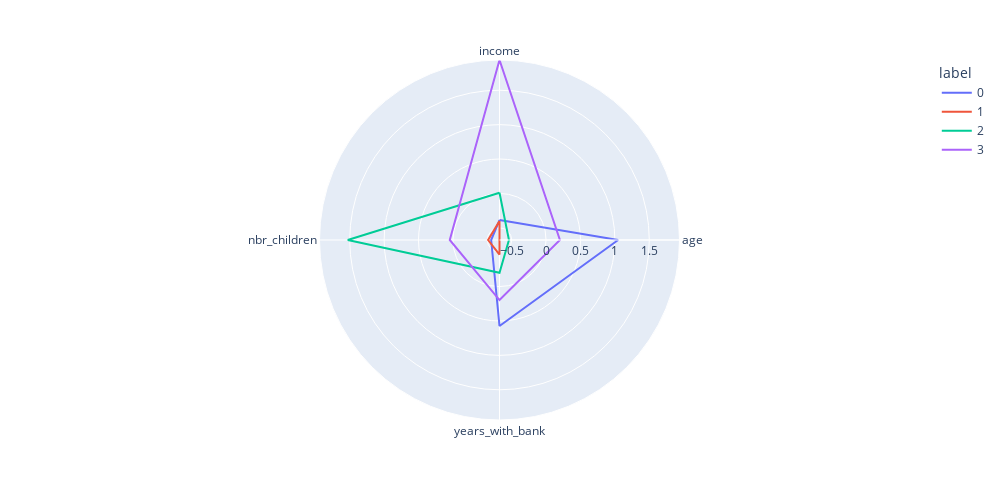

This figure's notebook cell:
### Code cell
km = KMeans(n_clusters=4, # how many clusters we expected 
            n_init=10, # how many initial runs
            random_state=0)

# Get the fit 
km.fit(x)

# Obtain clusters and classify
clusters = pd.DataFrame(x, columns=df_customer.columns.values[0:4])
clusters['label'] = km.labels_

# Group clusters for radar chart
polar = clusters.groupby('label').mean().reset_index()
polar = pd.melt(polar, id_vars=['label'])

#
#labels = 

# Plot the figure
fig2 = px.line_polar(polar, r='value', theta='variable', color='label', line_close=True, height=500, width=1000)
fig2.show()

### Figure 1 — Plotly figure (JSON) as saved in the notebook; plotly's stock layout.template omitted (floating-point values rounded to 4 significant figures)
{"data": [{"hovertemplate": "label=0<br>value=%{r}<br>variable=%{theta}<extra></extra>", "legendgroup": "0", "line": {"color": "#636efa", "dash": "solid"}, "mode": "lines", "name": "0", "r": [-0.3866, 1.047, 0.5733, -0.5555, -0.3866], "showlegend": true, "subplot": "polar", "theta": ["income", "age", "years_with_bank", "nbr_children", "income"], "type": "scatterpolar"}, {"hovertemplate": "label=1<br>value=%{r}<br>variable=%{theta}<extra></extra>", "legendgroup": "1", "line": {"color": "#EF553B", "dash": "solid"}, "mode": "lines", "name": "1", "r": [-0.3995, -0.6766, -0.4654, -0.511, -0.3995], "showlegend": true, "subplot": "polar", "theta": ["income", "age", "years_with_bank", "nbr_children", "income"], "type": "scatterpolar"}, {"hovertemplate": "label=2<br>value=%{r}<br>variable=%{theta}<extra></extra>", "legendgroup": "2", "line": {"color": "#00cc96", "dash": "solid"}, "mode": "lines", "name": "2", "r": [0.01074, -0.5393, -0.2004, 1.529, 0.01074], "showlegend": true, "subplot": "polar", "theta": ["income", "age", "years_with_bank", "nbr_children", "income"], "type": "scatterpolar"}, {"hovertemplate": "label=3<br>value=%{r}<br>variable=%{theta}<extra></extra>", "legendgroup": "3", "line": {"color": "#ab63fa", "dash": "solid"}, "mode": "lines", "name": "3", "r": [1.939, 0.2013, 0.1965, 0.04627, 1.939], "showlegend": true, "subplot": "polar", "theta": ["income", "age", "years_with_bank", "nbr_children", "income"], "type": "scatterpolar"}], "layout": {"height": 500, "legend": {"title": {"text": "label"}, "tracegroupgap": 0}, "margin": {"t": 60}, "polar": {"angularaxis": {"direction": "clockwise", "rotation": 90, "type": "category"}, "domain": {"x": [0, 1], "y": [0, 1]}, "radialaxis": {"autorange": true, "range": [-0.6766, 1.939], "type": "linear"}}, "width": 1000}}
